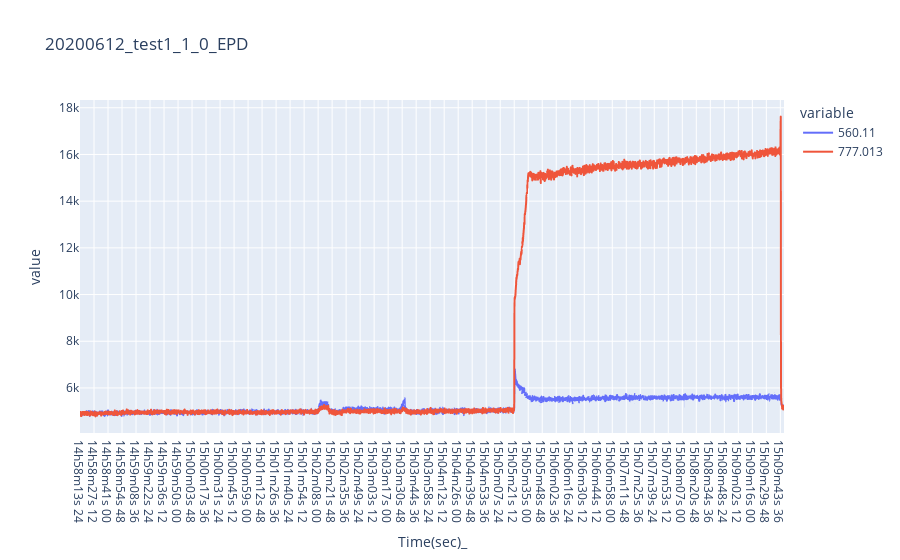

Notebook code cell kept with this figure:
### Code cell
data5 = pd.read_csv('C:/Users/com/Desktop/2020-06-12 TES OES CSV/2020-06-12_14h58m13s_test1_1_0__condition same as yesterday just change temp to 650.f_oes.csv')
df_20200612_test1_1_0_EPD = pd.DataFrame(data5[['Time(sec)_','560.11','777.013']])

fig = px.line(df_20200612_test1_1_0_EPD, x="Time(sec)_", y=["560.11", "777.013"], title="20200612_test1_1_0_EPD")
fig.show()

### Figure 1 — Plotly figure (JSON) as saved in the notebook; plotly's stock layout.template omitted (floating-point values rounded to 4 significant figures; data arrays with more than 128 entries replaced by an {"elided": "..."} marker saying what was removed)
{"data": [{"hovertemplate": "variable=560.11<br>Time(sec)_=%{x}<br>value=%{y}<extra></extra>", "legendgroup": "560.11", "line": {"color": "#636efa", "dash": "solid"}, "mode": "lines", "name": "560.11", "showlegend": true, "type": "scattergl", "x": {"elided": "3470 str values"}, "xaxis": "x", "y": {"elided": "3470 int values"}, "yaxis": "y"}, {"hovertemplate": "variable=777.013<br>Time(sec)_=%{x}<br>value=%{y}<extra></extra>", "legendgroup": "777.013", "line": {"color": "#EF553B", "dash": "solid"}, "mode": "lines", "name": "777.013", "showlegend": true, "type": "scattergl", "x": {"elided": "3470 str values"}, "xaxis": "x", "y": {"elided": "3470 int values"}, "yaxis": "y"}], "layout": {"legend": {"title": {"text": "variable"}, "tracegroupgap": 0}, "title": {"text": "20200612_test1_1_0_EPD"}, "xaxis": {"anchor": "y", "domain": [0, 1], "title": {"text": "Time(sec)_"}}, "yaxis": {"anchor": "x", "domain": [0, 1], "title": {"text": "value"}}}}
